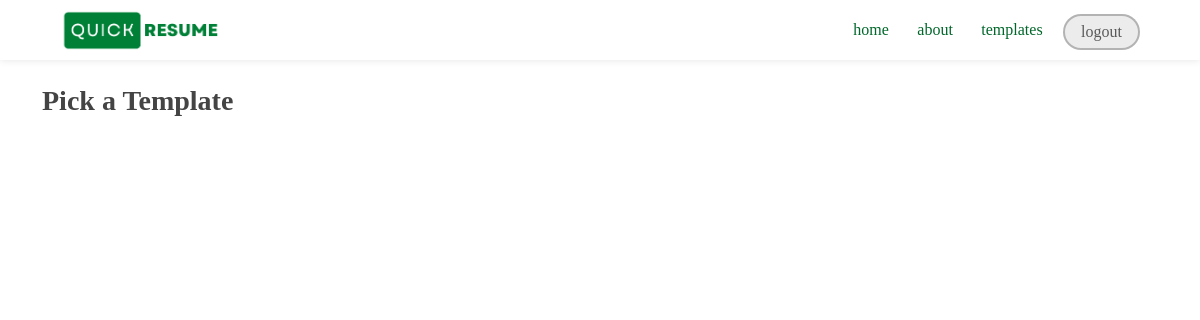
Page /templates-list/ (signed in) on the earlier database version.
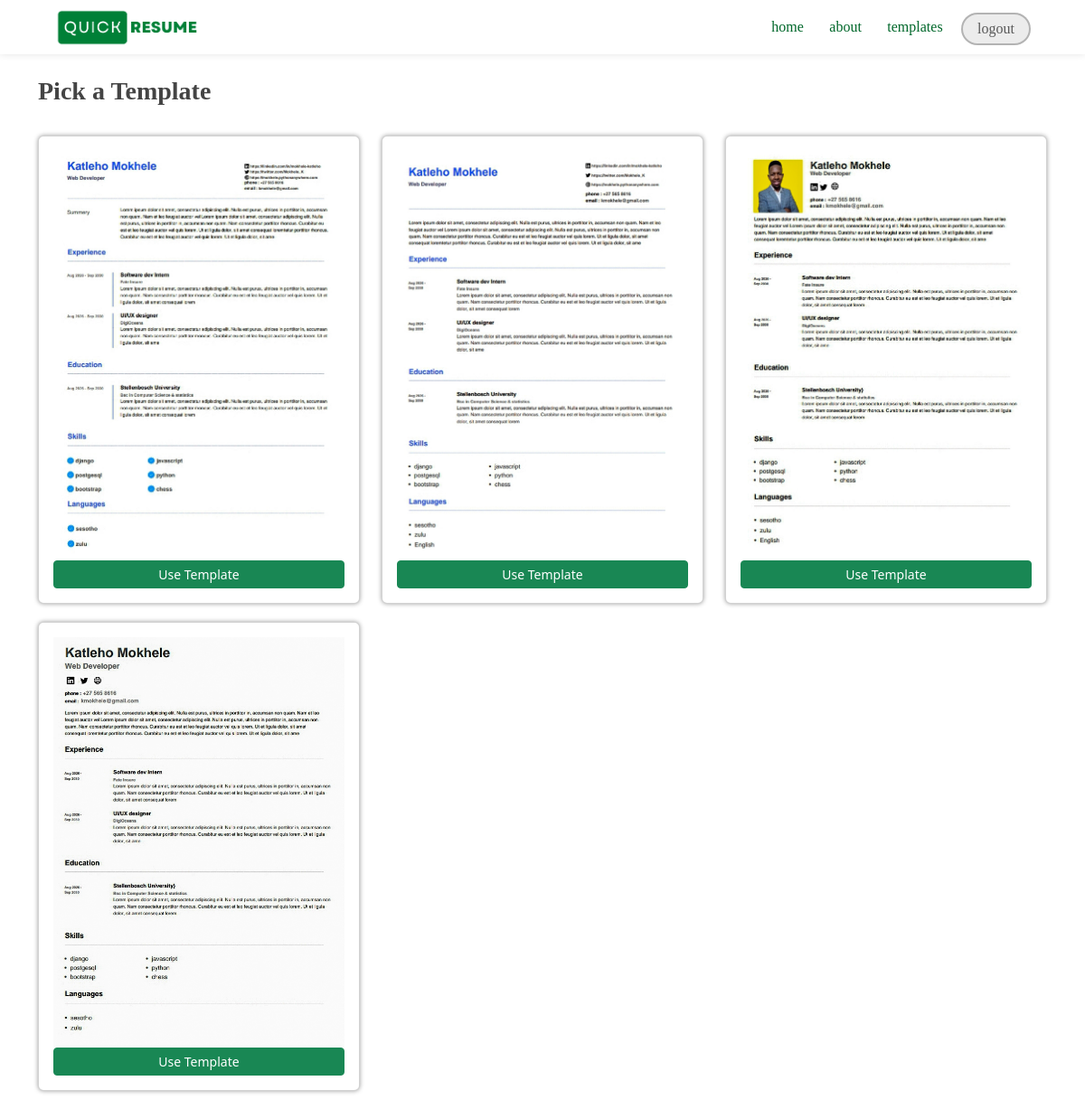
Same page on the later database version.
### main_app/models.py (models this page shows, shortened)
class PDFTemplate(models.Model):
    template_thumbnail = models.ImageField(upload_to="templates-thumbnails")
    template_name = models.CharField(max_length=100)
    html_file = models.FileField(upload_to="./templates")

### main_app/views.py (the view)
# urls.py: path("templates-list/",views.templates_list, name = "templates_list"),
@login_required
def templates_list(request):
    templates = PDFTemplate.objects.all()[::-1]
    profile = Profile.objects.get(user=request.user)
    context = {
        "templates":templates,
        "profile":profile,
    }
    return render(request, 'main_app/template_list.html', context)

### main_app/context_processors.py (called while the page is built)
def data(request):
       try:
              print("Context processor no eror")
              profile = Profile.objects.get(user=request.user)
              return {
              "profile":profile
              }
       except:
              profile = ""
              return {"profile":profile}

### main_app/templates/main_app/template_list.html (shortened to what this page needs)
{% extends "main_app/base.html" %}
{% load bootstrap5 %}
{% load static %}
{% block content %}
<nav class="navbar navbar-expand-lg fixed-top" style="height:60px;position: relative;box-shadow: 0 0 8px rgb(228, 228, 228);">
    <div class="container-fluid" style="width: 92%;">
      {% if user.is_authenticated %}
      <a class="navbar-brand d-flex" href="{% url 'main_app:index' %}">
      <img   style="width:160px" src="{% static 'images/icons/logo-dark.png'  %}" alt="">
    </a>
    {% else %}
    <a class="navbar-brand d-flex" href="{% url 'main_app:landing_page' %}">
        <img   style="width:160px" src="{% static 'images/icons/logo-dark.png'  %}" alt="">
      </a>
    {% endif %}
        <div style="background-color:#63f79e00;" class="d-none d-lg-block ">
            <div >
                <ul class="navbar-nav  me-auto mb-2 mb-lg-0">
                    <li class="nav-item">
                        <a style="color:#00672A;" class="nav-link" href="{% url 'main_app:index' %}">home</a>
                    </li>&nbsp;&nbsp;&nbsp;
                    <li class="nav-item">
                        <a style="color: #00672A;" class="nav-link" href="{% url 'main_app:landing_page' %}">about</a>
                    </li>&nbsp;&nbsp;&nbsp;
                    <li class="nav-item">
                        <a style="color: #00672A;" class="nav-link" href="{% url 'main_app:templates_list' %}">templates</a>
                    </li>&nbsp;&nbsp;&nbsp;
                    {%  if user.is_authenticated %}
                    <li class="nav-item" style="padding-top:4px;">
                        <a style="color: #595959; background-color: #65656520; font-size: 1rem;border:#5555555f 2px solid;" class=" btn btn-sm rounded-pill" href="{% url 'profiles_app:logout' %}"> &nbsp; logout &nbsp; </a>
                    </li>
                    {%  else %}
                    <li class="nav-item" style="padding-top:4px;">
                        <a style="color: #00672A; background-color: #95f8bd51; font-size: 0.85rem;border:#00ec5e5f 2px solid;" class=" btn btn-sm rounded-pill" href="{% url 'profiles_app:login' %}"> &nbsp; sign in &nbsp; </a>
                    </li>
                    {%  endif %}
                </ul>
            </div>
      </div>
        </div>
  </nav>
<div class="container">
    <br>
        <h3><strong>Pick a Template</strong></h3>
        <br>
        <div  class="row">
            {% for template in templates %}
            <div style="margin-bottom: 20px;" class="col-md-6 col-lg-4   col-6    ">
                <div class="card card-body" style="box-shadow: 0 0 5px rgb(157, 157, 157);">
                    <div style="height: 12cm;overflow-y:hidden;" class="img-wrapper">
                        <a href="{{template.template_thumbnail.url}}" target="_top">
                            <img class="img-fluid" src="{{template.template_thumbnail.url}}" alt="">
                        </a>
                    </div>
                    <a  class="btn btn-success btn-sm" href="{% url 'main_app:pdf_view' profile.id template.id %}" target="_blank">Use Template</a>
                </div>
            </div>
            {% endfor %}
        </div>
</div>
{% endblock content %}

### main_app/templates/main_app/base.html (shortened to what this page needs)
<!DOCTYPE html>
<html lang="en">
<head>
    {% load static %}
    {% load bootstrap5 %}
    {% bootstrap_css %}
    <link rel="stylesheet" href="{% static 'css/index.css' %}">
    <link rel="stylesheet" href="https://cdn.jsdelivr.net/npm/bootstrap-icons@1.8.3/font/bootstrap-icons.css">
</head>
    {% block content %}{% endblock content %}
</html>

### static/css/index.css (style rules this page uses)
a { text-decoration: none; }

### main_app/templates/main_app/base.html (style rules this page uses)
p, h1, h2, h3, h4, h5, h6, button, a, li { font-family:poppins; color: #444444 ; }

Differences in the rows shown:
added PDFTemplate: template_thumbnail (picture)
added PDFTemplate: template_thumbnail (picture)
added PDFTemplate: template_thumbnail (picture)
added PDFTemplate: template_thumbnail (picture)
